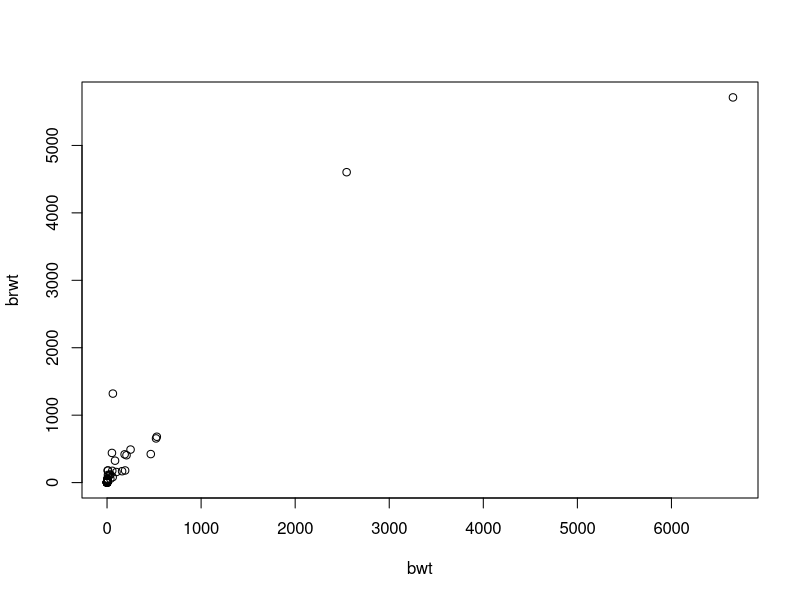
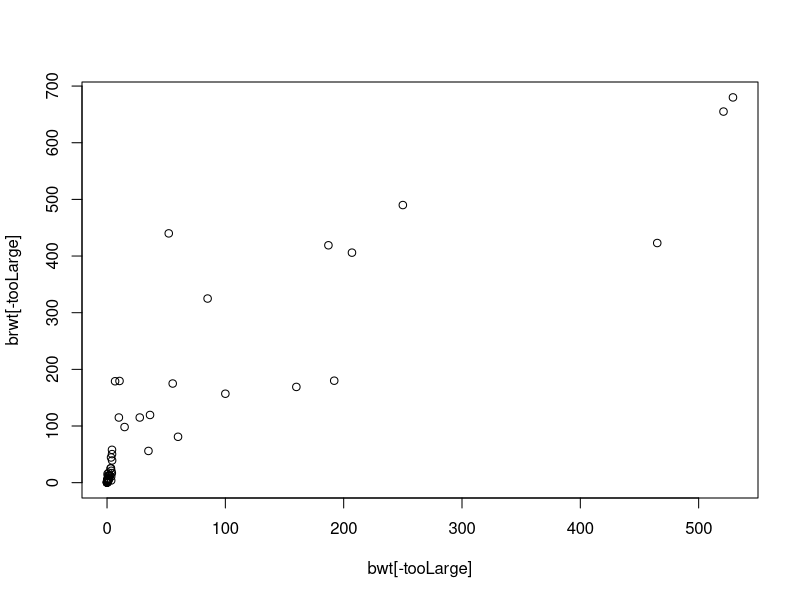
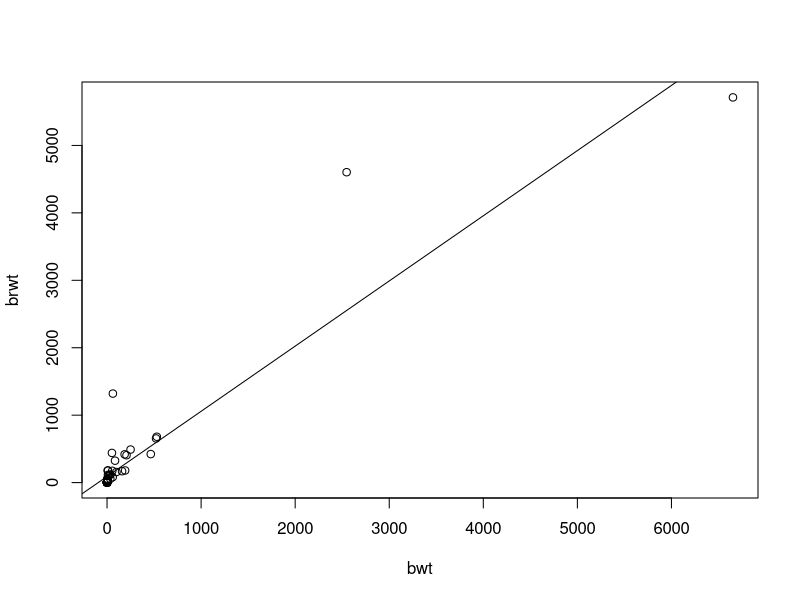
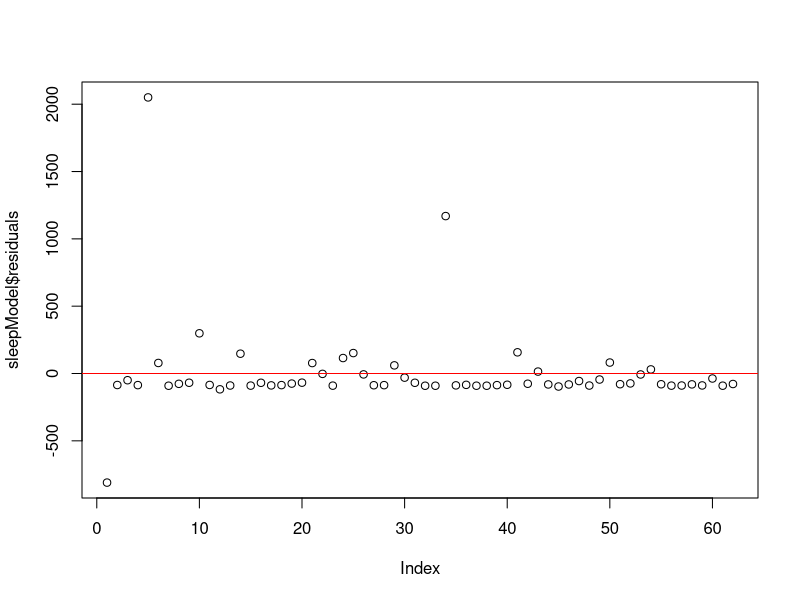
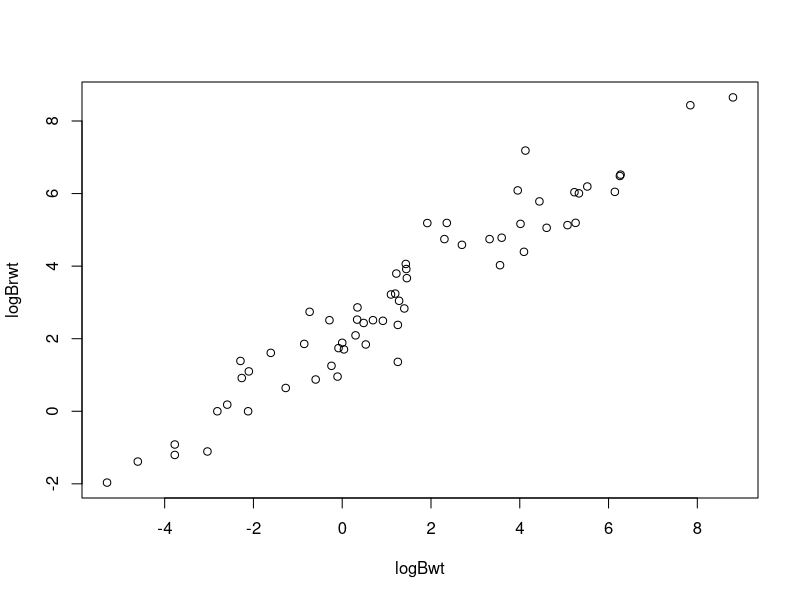
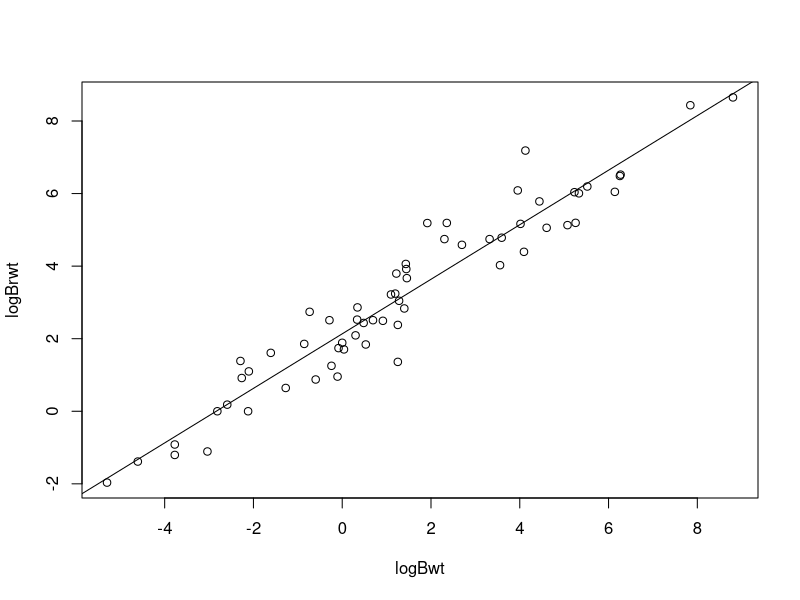

Generate these figures, in order, with R: (Note: this script raises an error after producing the figures.)
#setwd("~/Documents/RStudio/TMS150 - Stochastic Data Processing/AssignmentA1")
setwd("~/Documents/TMS150-Statistical-Data-Processing/AssignmentA1")

# To save all plots change to TRUE
savePlots <-  FALSE

# Response variable y = brwt = brain weight
# Covariate x = bwt = body weight

# Exercise 1 ----
sleeptab <- read.table('sleeptab.dat',header=TRUE) # loads the dataset
# the option header = TRUE tells R that the first row
# contains the variables names
attach(sleeptab) # this way you can access the variables by name
# Inspect the data:
head(sleeptab)

# 1.1
if (savePlots) png("figures/Ex1_1.png")
plot(bwt, brwt)
dev.off()

# 1.2
tooLarge <- which(brwt>1000)
Species_of_animal[tooLarge]
# "Africanelephant" "Asianelephant" "Man"
brwt[tooLarge]
# 5712 4603 1320

if (savePlots) png("figures/Ex1_2.png")
plot(bwt[-tooLarge], brwt[-tooLarge])
dev.off()
# Very linear for the smallest values, but less so for the largest.
# An increase in body weight does seem to increase the brain weight.

# 1.3 
# Linear fit by hand
# x = bwt
# y = brwt

# slope b1, formula from p 5 in recaplinear.pdf
b1 = sum((bwt-mean(bwt))*brwt) / sum((bwt-mean(bwt))^2)
#    sum( xi - mean(x)  * yi ) / sum((xi -mean( x ))^2)

# intercept b0
b0 = mean(brwt) - b1*mean(bwt)
#    mean( y  ) - b1*mean( x )

# Linear fit by 'lm'
sleepModel <- lm(brwt~bwt)
summary(sleepModel)
plot(bwt, brwt)
abline(sleepModel)

cat("Manual calc: \n", b0, b1,
    "\nUsing ´lm´:\n", sleepModel$coefficients)
# We get the same result when doing it manually and using the function, 
# which is good! 
# BUT using the function seems exponentially easier the more variables you have


# 1.4 
# The value b1 represent the slope, so an increase of 1 kg body weight correlate
# with an increase of 0.97 g brwt. This means that an 100 kg increase in body
# weight would lead, in average, to a 96 grams increase of brain weight.

# Exercise 2 ----
# You may use the predict() function
# 2.1 
if (savePlots) png("figures/Ex2_1.png")
plot(sleepModel$residuals)
abline(h=0, col = "red")
dev.off()
sleepModel$residuals[abs(sleepModel$residuals)>500]
#         1         5        34 
# -810.0712 2050.3294 1169.0728 
# The same three as before

# 2.2
logBwt <- log(bwt)
logBrwt <- log(brwt)

if (savePlots) png("figures/Ex2_2.png")
plot(logBwt, logBrwt)
dev.off()

logSleepModel <- lm(logBrwt~logBwt)

if (savePlots) png("figures/Ex2_2.png")
plot(logBwt, logBrwt)
abline(logSleepModel)
dev.off()

# 2.3
# Estimate the value of brain weight when the body weight is 1000 kg using both
# the original model and the one from the transformed variables. Don't forget
# to exponentiate the result. Also give the difference between them.
# Comment on whether you think this is substantial. 

#First model
predict(sleepModel, newdata = data.frame(bwt=1000))
# 1057.501 
# Transformed model
exp(predict(logSleepModel, newdata = data.frame(logBwt = log(1000))))
# 1521.195 

# 1521.195 - 1057.501 = 463.694
# 463.694 / 1057.501 = 0.4384809

# COMMENT TODO


# Estimation for later
x0 <- seq(min(bwt), max(bwt), length = 100) 
E0 <- predict(sleepModel, newdata = data.frame(bwt = x0))

# now produce plots of the estimated m2, by predicting from a grid of x0 values defined as below
# estimate E(y) according to x0
E0 <- predict(sleepModel, newdata = data.frame(bwt = x0))  # estimated expected distance using model m2 based on speed set at x0 
# add the predictions we have just obtained to the plot with data
lines(x0, E0, col = "red")  # add regression curve (colour: red)
